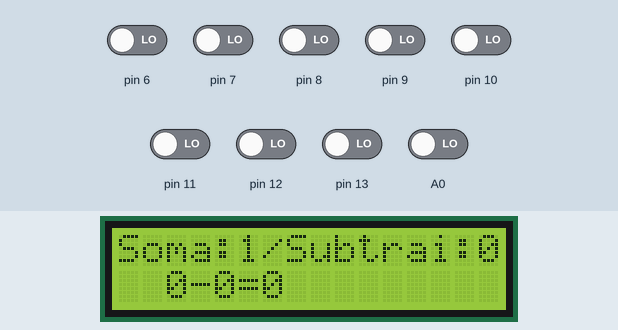
The sketch below on a simulated Arduino Uno, built with avr-gcc and run on an emulated ATmega328P. Shown: 16×2 character LCD. Inputs (shaded band) come from the test bench; at power-on: A0, pin 6–13 LOW.

Above: at 1.2 s.
1.3 s: A0 driven HIGH
2.8 s: pin 6 driven HIGH
At 4.0 s:
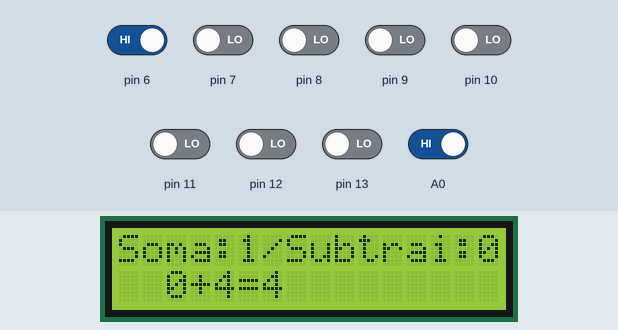
4.3 s: pin 7 driven HIGH
At 5.2 s:
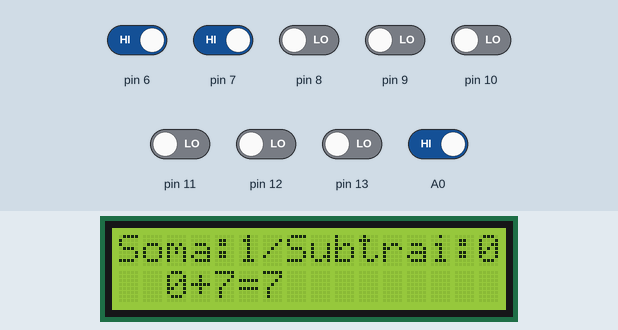
5.8 s: pin 8 driven HIGH
At 6.4 s:
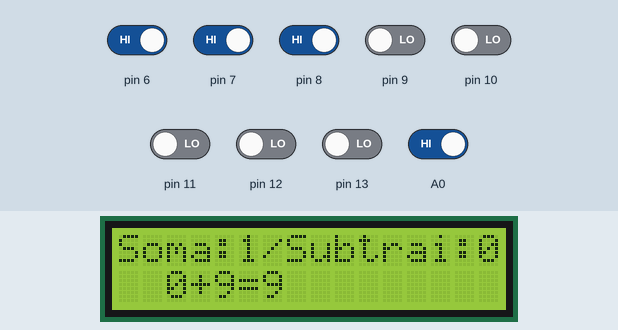
7.3 s: pin 9 driven HIGH
At 8.5 s:
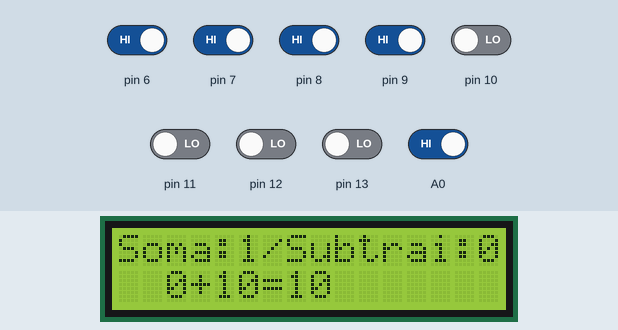
8.8 s: pin 10 driven HIGH
At 9.9 s:
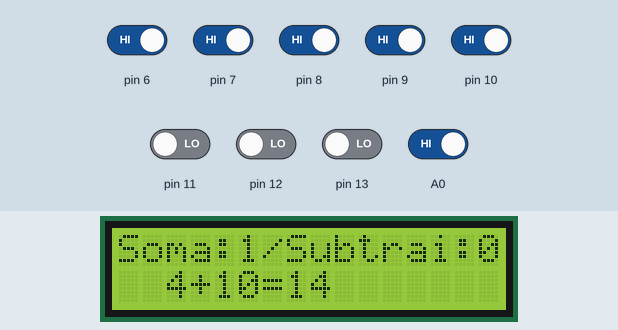
Timing chart, 0 to 11.3 s (numbered marks = the images above; inputs shaded):
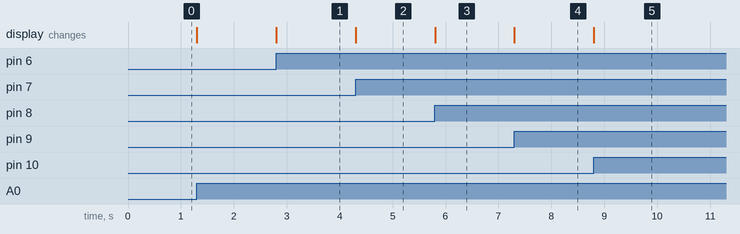

Measured:
- after the input at 2.8 s, the display: changes at once (image 1)
- after the input at 4.3 s, the display: changes at once (image 2)
- after the input at 5.8 s, the display: changes at once (image 3)
- after the input at 7.3 s, the display: changes at once (image 4)
- after the input at 8.8 s, the display: changes at once (image 5)

The sketch:

C_digo_Somardor_Subtrador.ino
```cpp
//Projeto de um somador e subtrador em arduino. Os valores de
//cada chave são respectivamente as marcações numéricas das mesmas
//A chave vermelha é responsável pela seleção da opção de somar
//ou subtrair. 1 = soma e 0 = subtrai.

#include<LiquidCrystal.h>
//Declarando as variáveis que receberão as leituras
int va = 0;
int vb = 0;
int vc = 0;
int vd = 0;

int ve = 0;
int vf = 0;
int vg = 0;
int vh = 0;

int v1 = 1;
int v2 = 2;
int v3 = 3;
int v4 = 4;

int contesq = 0;
int contdir = 0;

char sinal;

int ler = 0;

int resultado = 0;

LiquidCrystal lcd(4, 5, 0, 1, 2, 3);


void setup()
{
  pinMode(A0,INPUT);

  pinMode(6, INPUT);
  pinMode(7, INPUT);
  pinMode(8, INPUT);
  pinMode(9, INPUT);
  pinMode(10, INPUT);
  pinMode(11, INPUT);
  pinMode(12, INPUT);
  pinMode(13, INPUT);

 lcd.begin(16, 2); //Configurando o Display
 lcd.setCursor(0,0);

 lcd.print("Soma:1/Subtrai:0");

}


int somar(int a, int b){//Função responsável por somar os valores
  int c  = 0;
  c = a + b;
  return c;
}

int subtrair(int a, int b){//Função responsável para subtrair os valores
  int c = 0;
  c = a - b;
  return c;
}


void loop()
{
  lcd.setCursor(2,1);

  ler= digitalRead(A0);

  va= digitalRead(6);
  vb= digitalRead(7);
  vc= digitalRead(8);
  vd= digitalRead(9);

  ve= digitalRead(10);
  vf= digitalRead(11);
  vg= digitalRead(12);
  vh= digitalRead(13);

  if (ve == 1){//Verifica se a chave foi selecionada
  contesq = contesq + v4;//Adiciona o valor da chave a um contador a esquerda
  }

  if (vf == 1){//Verifica se a chave foi selecionada
  contesq = contesq + v3;//Adiciona o valor da chave a um contador a esquerda
  }

  if (vg == 1){//Verifica se a chave foi selecionada
  contesq = contesq + v2;//Adiciona o valor da chave a um contador a esquerda
  }

  if (vh == 1){//Verifica se a chave foi selecionada
  contesq = contesq + v1;//Adiciona o valor da chave a um contador a esquerda
  }

   if (va == 1){//Verifica se a chave foi selecionada
  contdir = contdir + v4;//Adiciona o valor da chave a um contador a direita
  }

  if (vb == 1){//Verifica se a chave foi selecionada
  contdir = contdir + v3;//Adiciona o valor da chave a um contador a direita
  }

  if (vc == 1){//Verifica se a chave foi selecionada
  contdir = contdir + v2;//Adiciona o valor da chave a um contador a diretia
  }

  if (vd == 1){//Verifica se a chave foi selecionada
  contdir = contdir + v1;//Adiciona o valor da chave a um contador a direita
  }


  if (ler == 1){ //Laço de verificação de soma/subtração
    resultado = somar(contesq,contdir);
    sinal = '+';
  } else {
    resultado = subtrair(contesq,contdir);
    sinal = '-';
  		 }

  lcd.print(contesq);//Mostra valor do interruptor da esquerda
  lcd.print(sinal);//Mostra o sinal da operação que será realizada
  lcd.print(contdir);//Mostra valor do interruptor da direita
  lcd.print("=");

  lcd.print(resultado);//Mostra o resultado da operação
  lcd.print("      ");//Gambiarra para eliminar um problema de dígitos que teve

  //Zerando contadores e resultado
  contesq = 0;
  contdir = 0;
  resultado = 0;
  }
```
